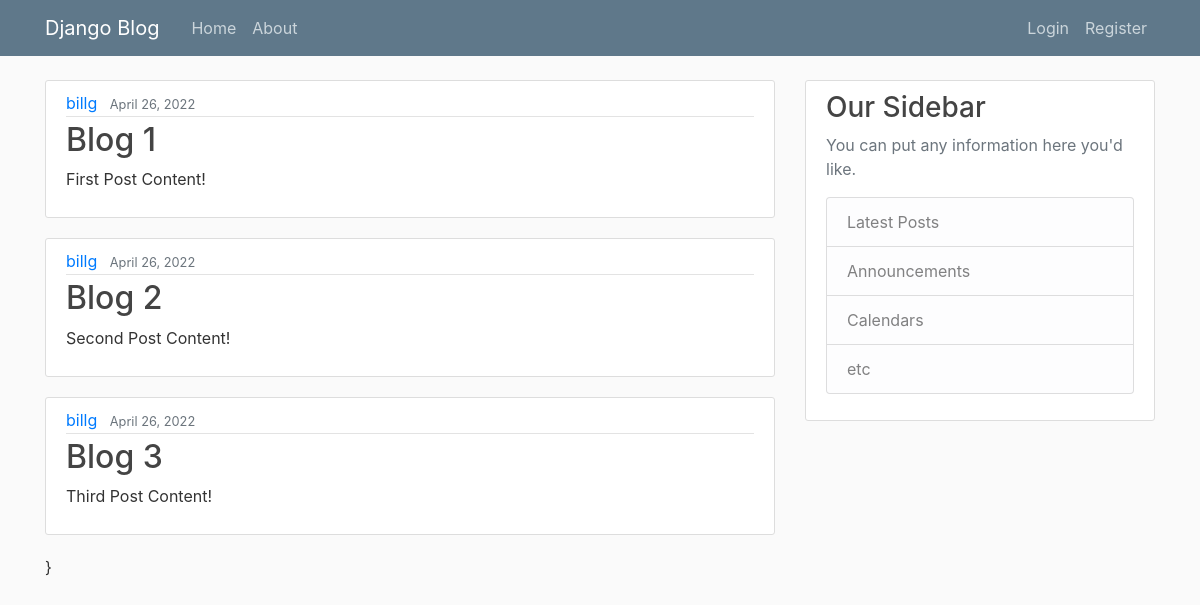
The page / on the database its author committed.
### blog/models.py (models this page shows, shortened)
class Post(models.Model):
	title = models.CharField(max_length=100)
	content = models.TextField()
	date_posted = models.DateTimeField(default=timezone.now)
	author = models.ForeignKey(User, on_delete=models.CASCADE)

### blog/views.py (the view)
# urls.py: path('', views.home, name='blog-home'),
def home(request):
	context = {
		'posts': Post.objects.all()
	}
	return render(request, 'blog/home.html', context)

### blog/templates/blog/home.html
{% extends 'blog/base.html' %}
{% block content %}
	{% for post in posts %}
		<article class="media content-section">
		  <div class="media-body">
		    <div class="article-metadata">
		      <a class="mr-2" href="#">{{ post.author }}</a>
		      <small class="text-muted">{{ post.date_posted|date:"F d, Y" }}</small>
		    </div>
		    <h2><a class="article-title" href="#">{{ post.title }}</a></h2>
		    <p class="article-content">{{ post.content }}</p>
		  </div>
		</article>
	{% endfor %}
{% endblock content %}

### blog/static/blog/main.css (style rules this page uses)
body { background: #fafafa; color: #333333; margin-top: 5rem; }
h1, h2, h3, h4, h5, h6 { color: #444444; }
.content-section { background: #ffffff; padding: 10px 20px; border: 1px solid #dddddd; border-radius: 3px; margin-bottom: 20px; }
.article-title { color: #444444; }
.article-content { white-space: pre-line; }
.article-metadata { padding-bottom: 1px; margin-bottom: 4px; border-bottom: 1px solid #e3e3e3 }

### rows shown on the page
Post: author "billg", date_posted "April 26, 2022", title "Blog 1", content "First Post Content!"
Post: author "billg", date_posted "April 26, 2022", title "Blog 2", content "Second Post Content!"
Post: author "billg", date_posted "April 26, 2022", title "Blog 3", content "Third Post Content!"
